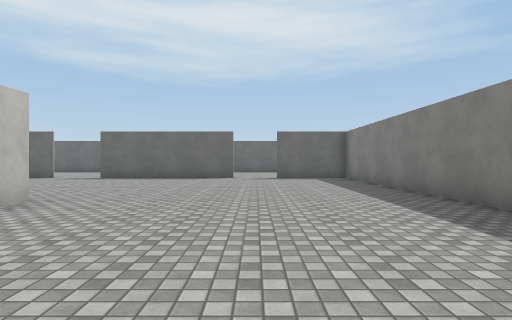
view 1 (above)

21 first-person views from a walk through a Unity game level. The camera is 1.3 m above the floor, looks level and sees 80° across. Doors are open. The floor is counted in squares, 2 m on a side. Each view is taken from the middle of a square. On the plan, view 1 faces up. The plan holds only what a view shows up to about 10 squares ahead; the rest is blank. The player is left out. Surface patterns are stand-ins for the level's own textures.

view 2
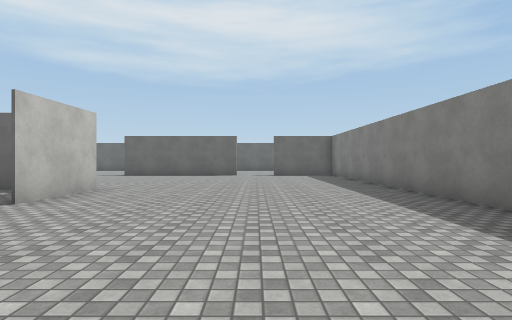

view 3
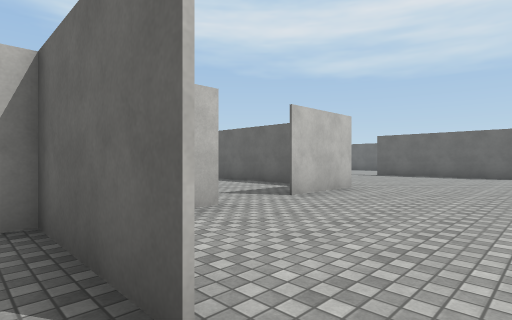

view 4
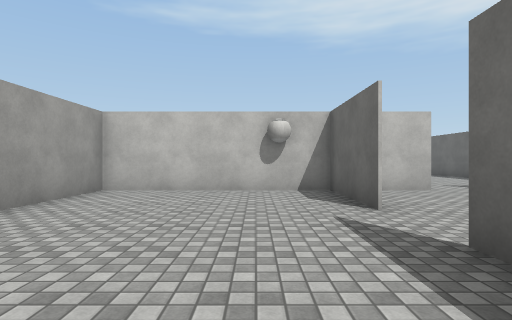

view 5
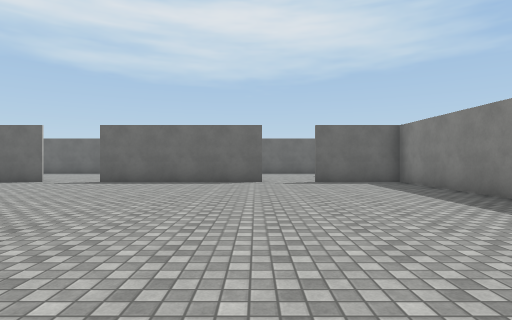

view 6
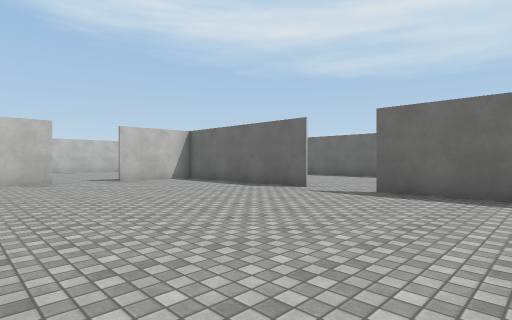

view 7
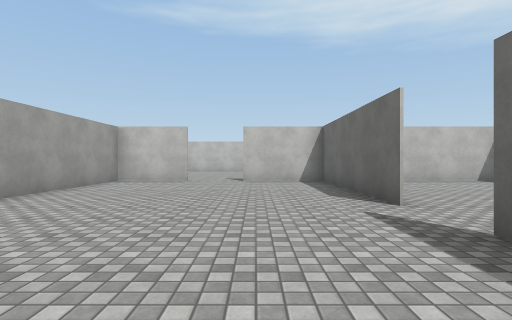

view 8
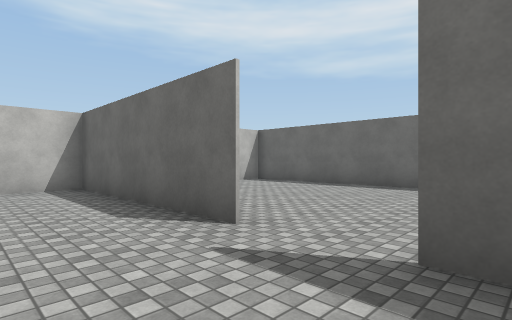

view 9
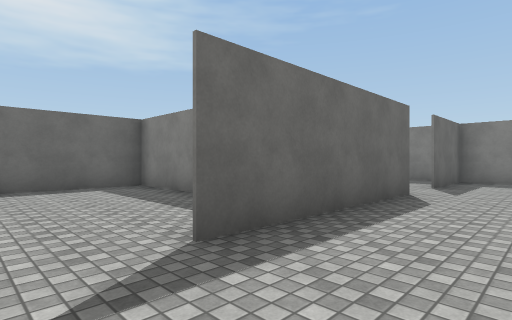

view 10
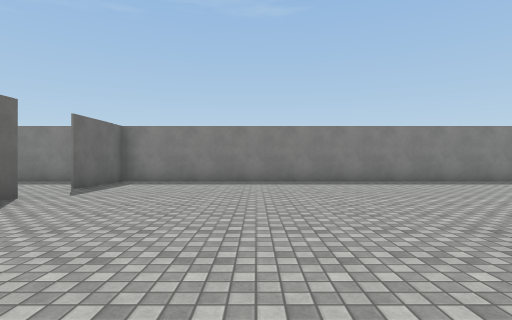

view 11
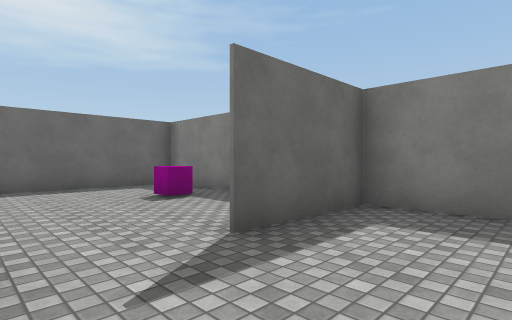

view 12
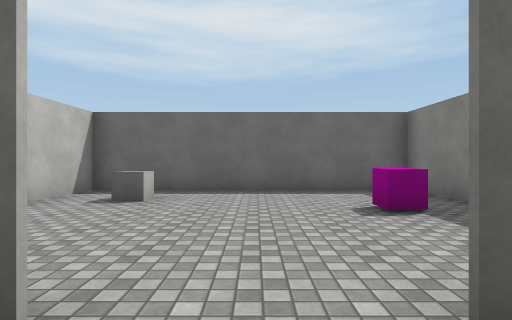

view 13
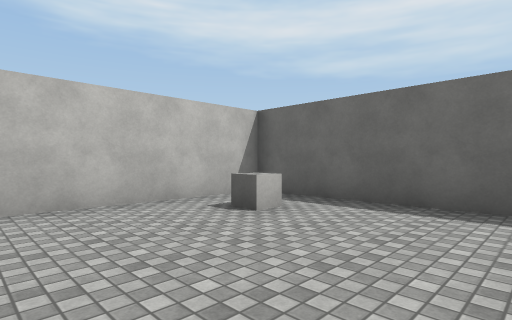

view 14
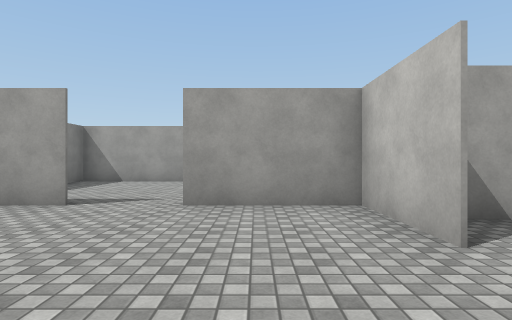

view 15
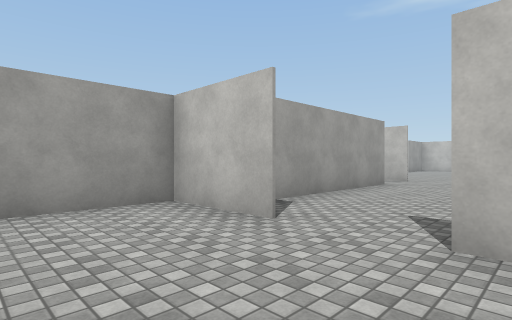

view 16
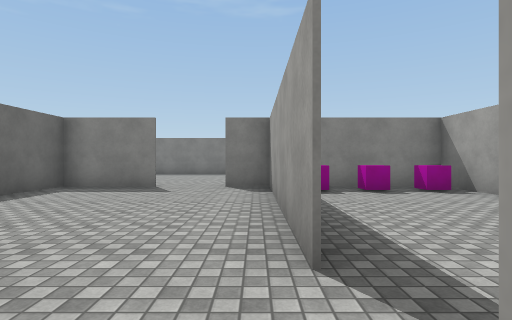

view 17
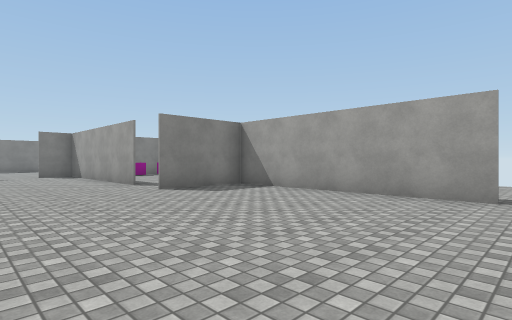

view 18
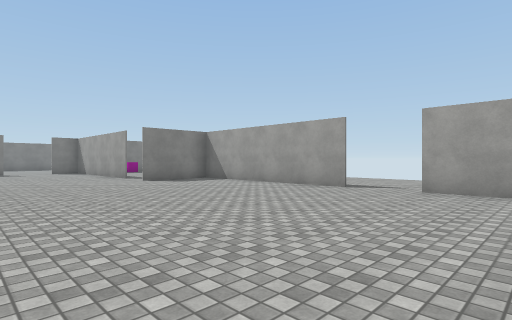

view 19
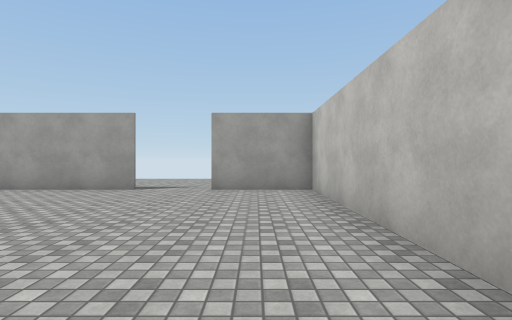

view 20
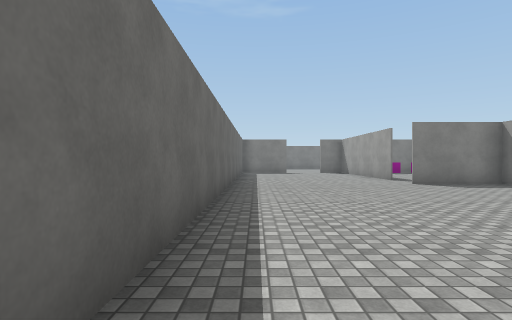

view 21
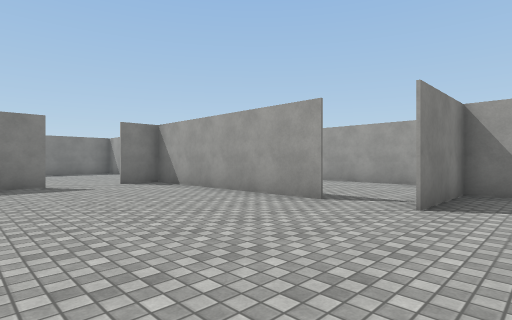

### Floor plan
Ten units are one square. View 1 is at (0, 0); x grows to the right and y downward. Boxes are objects, and circles mark ways between rooms. Rooms are numbered by the first view taken in them; rooms with no view inside come last. Other rooms are left out.
<svg viewBox="-207 -171 246 239">
<path fill="none" stroke="#000" d="M-35 -48 -35 -24M-35 -8 -35 5M-8 -110 -56 -110M-72 -110 -124 -110 -124 -86M-35 14 -9 14M34 -110 8 -110M6 14 18 14M33 9 33 -111M-124 -70 -124 -47 -80 -47M-36 18 -36 -8M-9 14 -34 14M11 14 6 14M-94 45 -35 45 -35 63 33 63 33 55M-107 2 -107 10M-35 -166 -35 -124M33 -111 33 -166 -39 -166M-92 3 -35 3M-164 27 -107 27 -107 2M-90 -47 -182 -47M-202 -26 -202 27 -180 27M-36 -24 -36 -47 -75 -47M-36 -141 -36 -166M-39 -166 -116 -166M-124 -164 -124 -135"/>
<rect x="-55" y="35" width="20" height="10" fill="#bbb"><title>pink cube</title></rect>
<rect x="-55" y="5" width="20" height="10" fill="#bbb"><title>pink cube</title></rect>
<rect x="-45" y="15" width="10" height="20" fill="#bbb"><title>pink cube</title></rect>
<rect x="-25" y="-155" width="10" height="10" fill="#bbb"><title>cube</title></rect>
<rect x="15" y="-145" width="10" height="10" fill="#bbb"><title>pink cube</title></rect>
<circle cx="0" cy="10" r="3" fill="#2a7"/>
<circle cx="5" cy="-110" r="3" fill="#2a7"/>
<circle cx="-35" cy="-15" r="3" fill="#2a7"/>
<circle cx="-65" cy="-110" r="3" fill="#2a7"/>
<circle cx="-100" cy="0" r="3" fill="#2a7"/>
<text x="-30" y="-60">1</text>
<text x="-30" y="30">2</text>
<text x="0" y="-140">3</text>
<text x="-130" y="-10">4</text>
<text x="-80" y="-140">5</text>
</svg>
Room 1 opens to room 2. Room 1 opens to room 3. Room 1 opens to room 4. Room 1 opens to room 5. Room 2 opens to room 4.

Where each view was taken, in squares from view 1:
view 1: 0 up, 0 right, facing up
view 2: 2 down, 0 right, facing up
view 3: 2 down, 0 right, facing up-left
view 4: 3 down, 3 right, facing left
view 5: 2 up, 1 left, facing up
view 6: 5 up, 3 left, facing up-left
view 7: 9 up, 3 left, facing left
view 8: 9 up, 5 left, facing up-left
view 9: 9 up, 7 left, facing up-right
view 10: 7 up, 6 left, facing right
view 11: 9 up, 1 left, facing up-right
view 12: 10 up, 0 right, facing up
view 13: 12 up, 1 right, facing up-left
view 14: 3 up, 2 left, facing down
view 15: 3 up, 1 left, facing down-left
view 16: 0 up, 11 left, facing right
view 17: 3 up, 17 left, facing down-right
view 18: 4 up, 20 left, facing down-right
view 19: 4 up, 19 left, facing down
view 20: 4 up, 19 left, facing right
view 21: 4 up, 12 left, facing down-right
